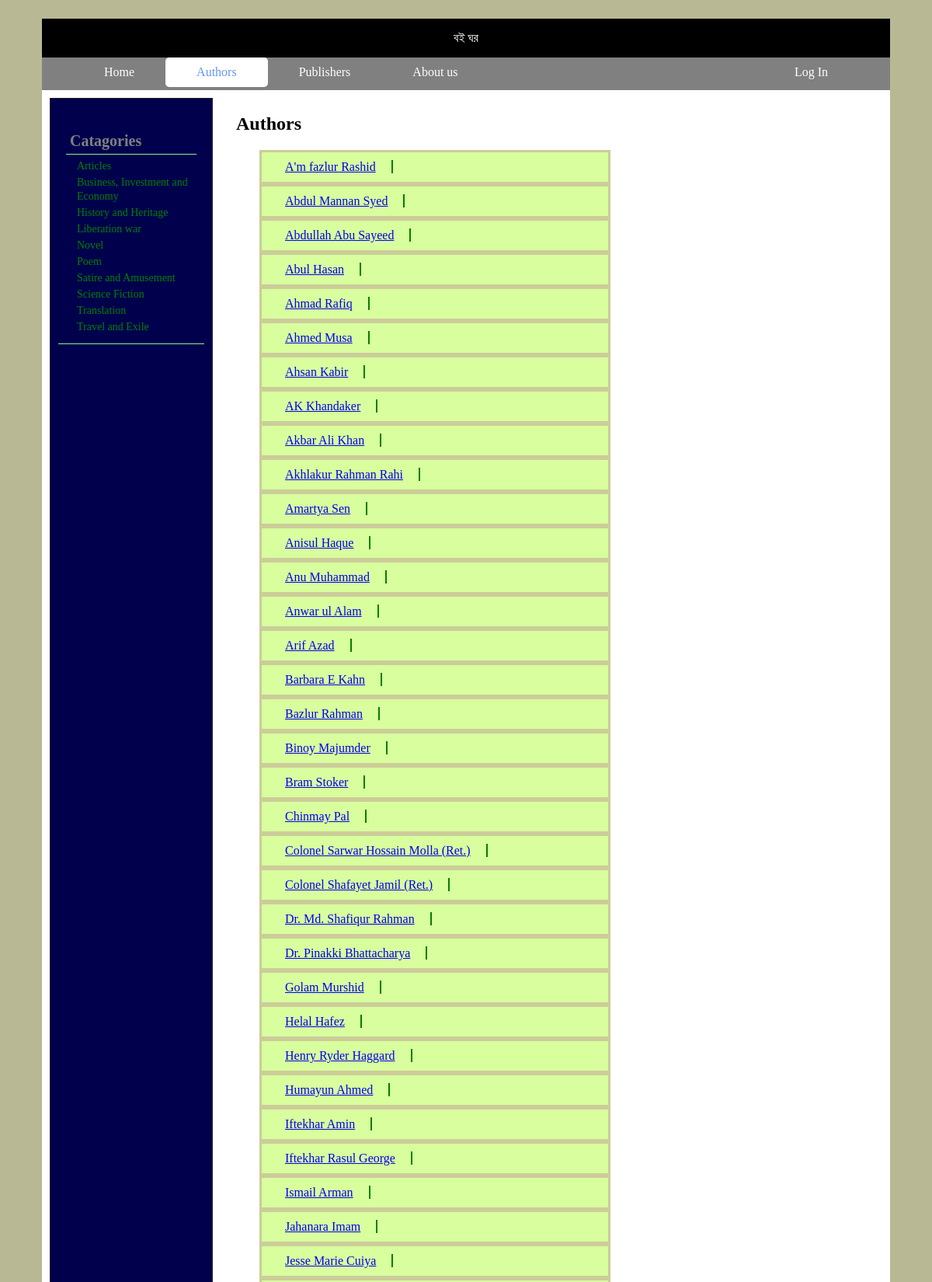
The app's page /src/author.php (upper part) with its own data.
### tables this page shows
CREATE TABLE `catagory` (
  `id` int(11) NOT NULL AUTO_INCREMENT,
  `name` varchar(100) NOT NULL,
  PRIMARY KEY (`id`),
  UNIQUE KEY `name` (`name`)
);

CREATE TABLE `author` (
  `id` int(11) NOT NULL AUTO_INCREMENT,
  `name` varchar(100) NOT NULL,
  `dateofbirth` date DEFAULT NULL,
  PRIMARY KEY (`id`),
  UNIQUE KEY `name` (`name`)
);

### src/author.php (the view, shortened to what this page needs)
<?php
	include 'config.php';
		$fix_user_name="";
?><!DOCTYPE html>
<html>
<head>
	<link rel="stylesheet" type="text/css" href="css/cssA.css">
</head>
<body>
	<div id="page">
		<header>বই ঘর</header>
		<div id="menu">
			<ul>
				<li><a href="home.php" > Home </a></li>
				<li><a href="#2" class="active"> Authors </a></li>
				<li><a href="publishers.php"> Publishers </a></li>
				<li><a href="about_us.php"> About us </a></li>
				<?php if(empty($fix_user_name))
					{
				?>
					<li ><a href="login_sign_up.php" style="float: right;"> Log In </a></li>
				<?php
					}
					else
					{
				?>
					<li ><a href="home.php?logout='1'"  style="float: right;"> Log Out :<?php echo $fix_user_name; ?></a></li>
				<?php
					}
				?>
			</ul>
		</div>
		<div id="content">
			<div id="content_left">
				<div class="content_left_selection">
					<h1>Catagories</h1>
					<?php
				$query = " SELECT * FROM catagory";
				$players_query_result = mysqli_query($conn,$query) or die(mysql_error());
				if(mysqli_num_rows($players_query_result) > 0)
				{
					while ($row = mysqli_fetch_array($players_query_result))
					{
						$rowid=$row["id"];
						$final="home.php?id=".$rowid;
			?>
					<ul>
						<li><a href="<?php echo $final ?>"> <?php echo $row["name"]; ?></a> </li>
					</ul>
			<?php
					}
				}
			?>
				</div>
			</div>
			<div id="content_right">
				<h2>Authors</h2>
			<?php
				$q = " SELECT * FROM author order by name asc";
				$query_result = mysqli_query($conn,$q) or die(mysql_error());
				if(mysqli_num_rows($query_result) > 0)
				{
					while ($row = mysqli_fetch_array($query_result))
					{
			?>
					<ul>
						<li><a href="home.php?au=<?php echo $row['id']; ?>"><?php echo $row["name"]; ?></a></li>
					</ul>
			<?php
					}
				}
			?>
			</div>
	</div>
</body>
</html>

### src/css/cssA.css (style rules this page uses)
body { padding: 1em; background-color: #b8b894; }
#page { margin: 0px 30px 0px 30px; background-color: #999; }
header { text-align: center; padding: 1em; margin: 0px; background-color: #000; color: white; }
#menu { height: 42px; background-color: gray; margin: 0px; }
#menu ul { list-style-type: none; margin: 0px; padding-right: 40px; }
#menu ul li { display: inline; }
#menu ul li a { float: left; text-decoration: none; color: white; padding: 10px 40px; }
#menu ul li a:hover,#menu ul li a.active { background-color: white; color: cornflowerblue; border-radius: 5px; }
#content { padding: 0px,20px; background-color: white; height: 3500px; }
#content_left { float: left; width: 188px; padding: 10px; background-color:#00004d ; border: 1px solid #212120; margin: 10px; height: 3400px; }
.content_left_selection { padding-bottom: 10px; padding-left: 10px; padding-right: 10px; border-bottom: 1px solid lightgreen; margin-bottom: 20px; }
.content_left_selection h1 { color: gray; font-size: 20px; padding-left: 5px; padding-top: 1em; padding-bottom: 5px; margin-bottom: 5px; border-bottom: 1px solid lightgreen; }
.content_left_selection ul { list-style-type: none; margin: 0px; padding: 0px; }
.content_left_selection ul li { padding-bottom: 3px; padding-left: 14px; }
.content_left_selection ul li a { text-decoration: none; color: green; font-size: 14px; }
#content_right ul { margin: 0px 360px 0px 280px; padding: 10px; list-style-type: none; border: 3px solid #cccc99; background-color: #d8fe9e; }
#content_right ul li { display: inline; padding-right: 20px; padding-left: 20px; border-right: 2px solid green; }
h2 { margin: 0px; padding: 30px 20px 20px 250px; }

### records on screen
catagory: name "Articles"
catagory: name "Business, Investment and Economy"
catagory: name "History and Heritage"
catagory: name "Liberation war"
catagory: name "Novel"
catagory: name "Poem"
catagory: name "Satire and Amusement"
catagory: name "Science Fiction"
catagory: name "Translation"
catagory: name "Travel and Exile"
author: name "A'm fazlur Rashid"
author: name "Abdul Mannan Syed"
author: name "Abdullah Abu Sayeed"
author: name "Abul Hasan"
author: name "Ahmad Rafiq"
author: name "Ahmed Musa"
author: name "Ahsan Kabir"
author: name "AK Khandaker"
author: name "Akbar Ali Khan"
author: name "Akhlakur Rahman Rahi"
author: name "Amartya Sen"
author: name "Anisul Haque"
author: name "Anu Muhammad"
author: name "Anwar ul Alam"
author: name "Arif Azad"
author: name "Barbara E Kahn"
author: name "Bazlur Rahman"
author: name "Binoy Majumder"
author: name "Bram Stoker"
author: name "Chinmay Pal"
author: name "Colonel Sarwar Hossain Molla (Ret.)"
author: name "Colonel Shafayet Jamil (Ret.)"
author: name "Dr. Md. Shafiqur Rahman"
author: name "Dr. Pinakki Bhattacharya"
author: name "Golam Murshid"
author: name "Helal Hafez"
author: name "Henry Ryder Haggard"
author: name "Humayun Ahmed"
author: name "Iftekhar Amin"
author: name "Iftekhar Rasul George"
author: name "Ismail Arman"
author: name "Jahanara Imam"
author: name "Jesse Marie Cuiya"
